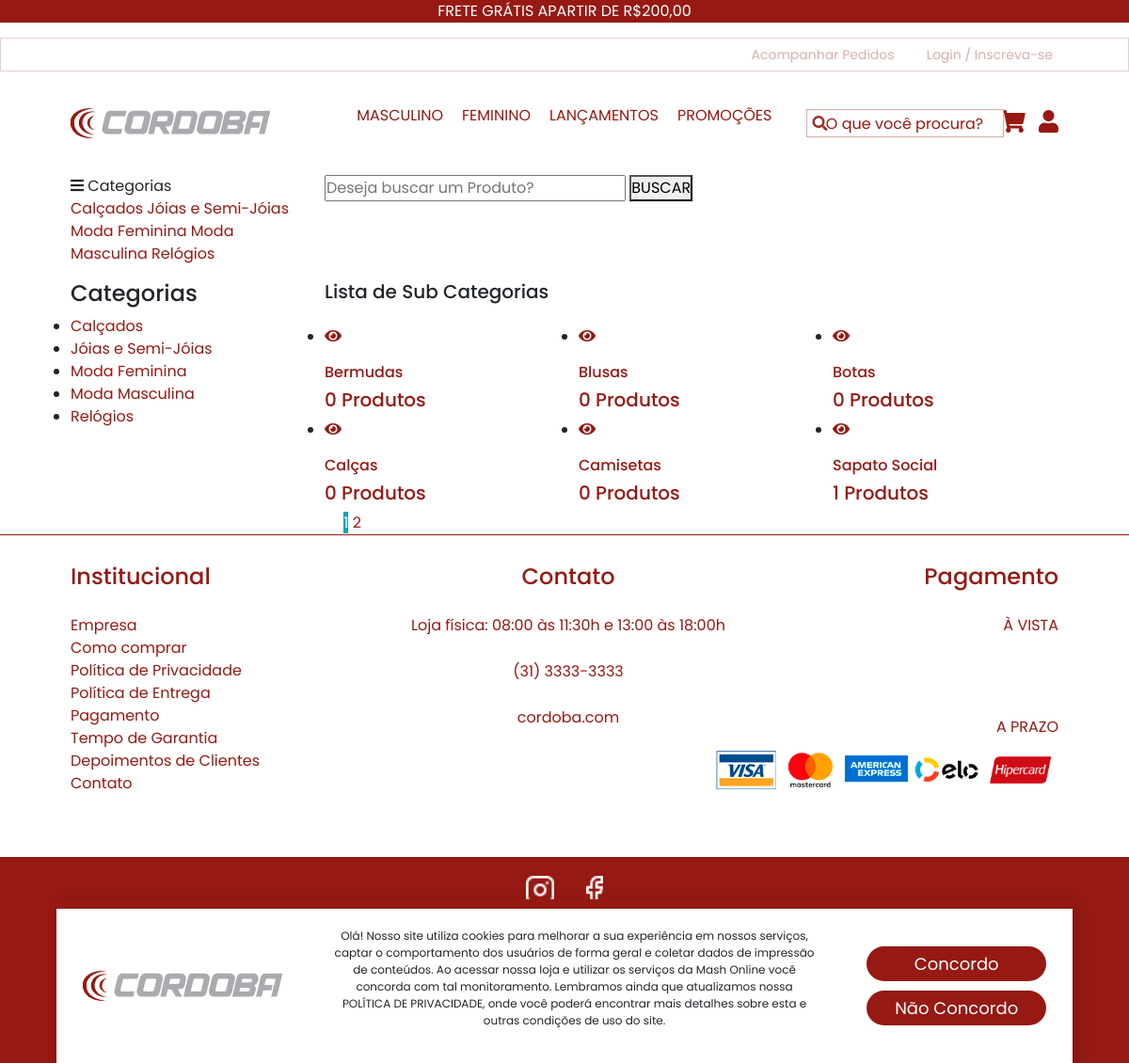
Screenshot of /sub-categorias.php with the database file from the repository.
### tables this page shows
CREATE TABLE `categorias` (
  `id` int(11) NOT NULL AUTO_INCREMENT,
  `nome` varchar(50) NOT NULL,
  `nome_url` varchar(50) NOT NULL,
  `imagem` varchar(100) NOT NULL,
  PRIMARY KEY (`id`)
);

CREATE TABLE `sub_categorias` (
  `id` int(11) NOT NULL AUTO_INCREMENT,
  `nome` varchar(50) NOT NULL,
  `nome_url` varchar(50) NOT NULL,
  `imagem` varchar(100) NOT NULL,
  `id_categoria` int(11) NOT NULL,
  PRIMARY KEY (`id`)
);

### config.php (called while the page is built, shortened)
<?php
$itens_por_pagina = 6;
 ?>

### sub-categorias.php (the view, shortened to what this page needs)
<?php
require_once("cabecalho.php");
?>
<?php
require_once("cabecalho-busca.php");
?>
<?php
if(@$_GET['pagina'] != null){
    $pag = $_GET['pagina'];
}else{
    $pag = 0;
}
$limite = $pag * @$itens_por_pagina;
$pagina = $pag;
$nome_pag = 'sub-categorias.php';
 ?>
<?php
$categoria_get = @$_GET['nome'];
$query = $pdo->query("SELECT * FROM categorias where nome_url = '$categoria_get' ");
$res = $query->fetchAll(PDO::FETCH_ASSOC);
$id_categoria = @$res[0]['id'];
 ?>
<section class="product spad">
    <div class="container">
        <div class="row">
            <div class="col-lg-3 col-md-5">
                <div class="sidebar">
                    <div class="sidebar__item">
                        <h4>Categorias</h4>
                        <ul>
                            <?php
                            $query = $pdo->query("SELECT * FROM categorias order by nome asc ");
                            $res = $query->fetchAll(PDO::FETCH_ASSOC);
                            for ($i=0; $i < count($res); $i++) {
                              $nome = $res[$i]['nome'];
                              $nome_url = $res[$i]['nome_url'];
                              ?>
                              <li><a href="sub-categoria-de-<?php echo $nome_url ?>"><?php echo $nome ?></a></li>
                          <?php } ?>
                      </ul>
                  </div>
              </div>
          </div>
          <div class="col-lg-9 col-md-7">
<h5>Lista de Sub Categorias</h5>
            <div class="row mt-4">
               <?php
               if($categoria_get != "") {
               	$query = $pdo->query("SELECT * FROM sub_categorias where id_categoria = '$id_categoria' order by nome asc");
               }else{
               	 $query = $pdo->query("SELECT * FROM sub_categorias order by nome asc LIMIT $limite, $itens_por_pagina");
               }
               $res = $query->fetchAll(PDO::FETCH_ASSOC);
               for ($i=0; $i < count($res); $i++) {
                  $nome = $res[$i]['nome'];
                  $imagem = $res[$i]['imagem'];
                  $nome_url = $res[$i]['nome_url'];
                  $id = $res[$i]['id'];
                  $query2 = $pdo->query("SELECT * FROM produtos where sub_categoria = '$id' ");
                  $res2 = $query2->fetchAll(PDO::FETCH_ASSOC);
                  $total_itens = @count($res2);
                  $query3 = $pdo->query("SELECT * FROM sub_categorias ");
                  $res3 = $query3->fetchAll(PDO::FETCH_ASSOC);
                  $num_total = @count($res3);
                  $num_paginas = ceil($num_total/$itens_por_pagina);
                  ?>
                  <div class="col-lg-4 col-md-6 col-sm-6">
                    <div class="product__item">
                        <div class="product__item__pic set-bg" data-setbg="img/sub-categorias/<?php echo $imagem ?>">
                            <ul class="product__item__pic__hover">
                                <li><a href="produtos-<?php echo $nome_url ?>"><i class="fa fa-eye"></i></a></li>
                            </ul>
                        </div>
                        <div class="product__item__text">
                            <a href="produtos-<?php echo $nome_url ?>"><h6><?php echo $nome ?></h6>
                                <h5><?php echo $total_itens ?> Produtos</h5></a>
                            </div>
                        </div>
                    </div>
                <?php } ?>
            </div>
            <?php if($categoria_get == "") { ?>
            <div class="product__pagination">
                <a href="<?php echo $nome_pag ?>?pagina=0"><i class="fa fa-long-arrow-left"></i></a>
                <?php
                    for($i = 0; $i < @$num_paginas; $i++){
                        $estilo = '';
                        if($pagina == $i){
                            $estilo = 'bg-info text-light';
                        }
                        if($pagina >= ($i - 2) && $pagina <= ($i + 2)){ ?>
                         <a href="<?php echo $nome_pag ?>?pagina=<?php echo $i ?>" class="<?php echo $estilo ?>"><?php echo $i + 1 ?></a>
                       <?php }
                    }
                 ?>
                <a href="<?php echo $nome_pag ?>?pagina=<?php echo $num_paginas - 1 ?>"><i class="fa fa-long-arrow-right"></i></a>
            </div>
        	<?php } ?>
        </div>
    </div>
</div>
</section>
<?php
require_once("rodape.php");
?>

### cabecalho-busca.php (shortened to what this page needs)
<?php
require_once("conexao.php");
 ?>
    <section class="hero hero-normal">
        <div class="container">
            <div class="row">
                <div class="col-lg-3">
                    <div class="hero__categories">
                        <div class="hero__categories__all">
                            <i class="fa fa-bars"></i>
                            <span>Categorias</span>
                        </div>
                        <ul>
                             <?php
                        $query = $pdo->query("SELECT * FROM categorias order by nome asc ");
                        $res = $query->fetchAll(PDO::FETCH_ASSOC);
                        for ($i=0; $i < count($res); $i++) {
                          $nome = $res[$i]['nome'];
                          $nome_url = $res[$i]['nome_url'];
                          ?>
                          <a href="sub-categoria-de-<?php echo $nome_url ?>"><?php echo $nome ?></a>
                          <?php } ?>
                        </ul>
                    </div>
                </div>
                <div class="col-lg-9">
                    <div class="hero__search">
                        <div class="hero__search__form">
                            <form action="lista-produtos.php" method="get">
                                <input name="txtBuscar" type="text" placeholder="Deseja buscar um Produto?">
                                <button type="submit" class="site-btn">BUSCAR</button>
                            </form>
                        </div>
                    </div>
                </div>
            </div>
        </div>
    </section>

### css/style.css (style rules this page uses)
:root { --dark-red: #961913; --cinza: rgba(196, 196, 196, 0.05); --cinza-medio: rgba(196, 196, 196, 0.12); --cinza-medio24: rgba(196, 196, 196, 0.24); --red : #ff2020; --grey : #dcdcdc; --white : #fff; --darkgrey : #333; --yellow : #ffd513; }
* { margin: 0; padding: 0; box-sizing: border-box; font-family: 'Poppins', sans-serif; }
a { color: var(--dark-red); text-decoration: none; }
body { height: 100%; }
.container { width: min(90%, 1200px); margin: 0 auto; }

### rows the page displays
categorias: nome "Calçados"
categorias: nome "Jóias e Semi-Jóias"
categorias: nome "Moda Feminina"
categorias: nome "Moda Masculina"
categorias: nome "Relógios"
sub_categorias: nome "Bermudas", total_itens "0"
sub_categorias: nome "Blusas", total_itens "0"
sub_categorias: nome "Botas", total_itens "0"
sub_categorias: nome "Calças", total_itens "0"
sub_categorias: nome "Camisetas", total_itens "0"
sub_categorias: nome "Sapato Social", total_itens "1"

### other values shown
$texto_destaque "FRETE GRÁTIS APARTIR DE R$200,00"
$telefone "(31) 3333-3333"
$email "cordoba.com"
